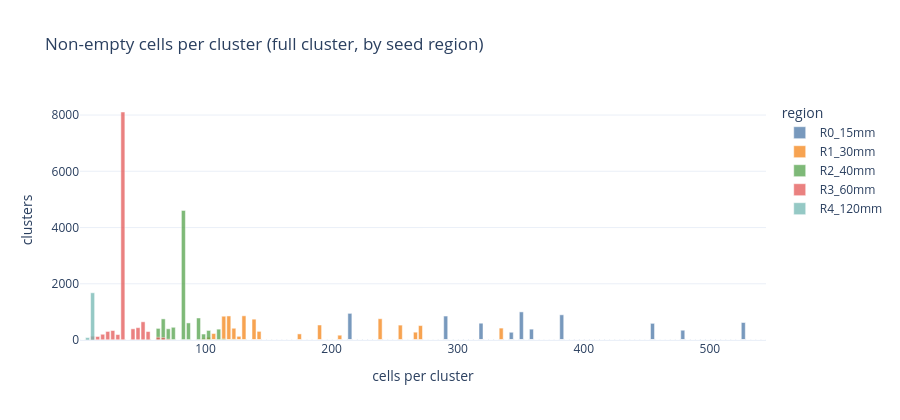
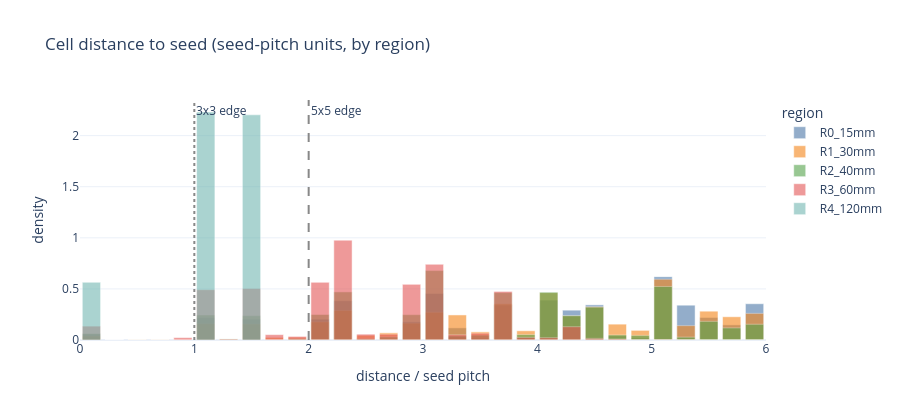
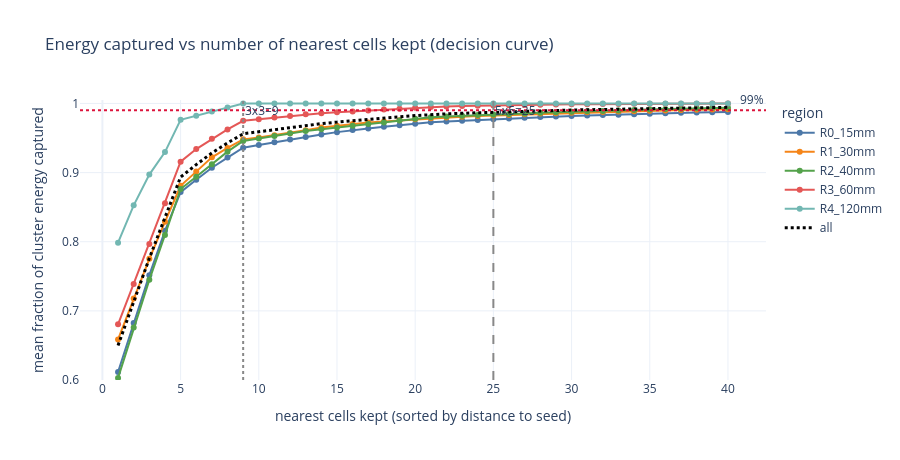

Write notebook code for charts like these, in order.
### Markdown cell above
### Reading these plots

- **Clusters are large in fine-pitch regions.** R0 (15 mm) has a *median of ~352* non-empty cells (up to 528); R3 (60 mm) ~36; R4 (120 mm) only ~9. Feeding all non-empty cells is hundreds of mostly-empty tokens.
- **Energy concentrates near the seed.** Nearest **9 cells (~3x3) hold ~96%** of cluster energy, **13 ~97%**, **25 (~5x5) ~99%** — the curve is flat after ~13.
- **So a small window is justified.** 9->25 cells buys ~2-3 pp for ~16 noise cells, matching our earlier result that 5x5 slightly *hurt* resolution on clean signal.
- **R4 needs no selection**; R0/R1 are where it matters for the minimum-bias / speed stage.

This motivates the kNN-vs-window comparison below: at a *matched* small budget, does picking cells by grid vs nearest-distance change anything?

### Code cell
import plotly.graph_objects as go

cols = pdta["colors"]

figA = go.Figure()
for name, counts in pdta["ncells"]["counts"].items():
    r = pdta["regions"][name]
    figA.add_trace(go.Bar(x=pdta["ncells"]["centers"], y=counts, name=name,
                          marker_color=cols[r], opacity=0.75))
figA.update_layout(barmode="overlay", template="plotly_white", height=420,
                   title="Non-empty cells per cluster (full cluster, by seed region)",
                   xaxis_title="cells per cluster", yaxis_title="clusters", legend_title="region")
figA.show()

figB = go.Figure()
for name, dens in pdta["distance"]["density"].items():
    r = pdta["regions"][name]
    figB.add_trace(go.Bar(x=pdta["distance"]["centers"], y=dens, name=name,
                          marker_color=cols[r], opacity=0.6))
figB.update_layout(barmode="overlay", template="plotly_white", height=420,
                   title="Cell distance to seed (seed-pitch units, by region)",
                   xaxis_title="distance / seed pitch", yaxis_title="density", legend_title="region")
figB.add_vline(x=1, line_dash="dot", line_color="#888", annotation_text="3x3 edge")
figB.add_vline(x=2, line_dash="dash", line_color="#888", annotation_text="5x5 edge")
figB.show()

figC = go.Figure()
ks = pdta["coverage"]["ks"]
for name, mc in pdta["coverage"]["mean"].items():
    r = pdta["regions"][name]
    figC.add_trace(go.Scatter(x=ks, y=mc, mode="lines+markers", name=name, line=dict(color=cols[r])))
figC.add_trace(go.Scatter(x=ks, y=pdta["coverage"]["all"], mode="lines", name="all",
                          line=dict(color="black", width=3, dash="dot")))
figC.add_vline(x=9, line_dash="dot", line_color="#888", annotation_text="3x3=9")
figC.add_vline(x=25, line_dash="dash", line_color="#888", annotation_text="5x5=25")
figC.add_hline(y=0.99, line_dash="dot", line_color="crimson", annotation_text="99%")
figC.update_layout(template="plotly_white", height=460, yaxis_range=[0.6, 1.005],
                   title="Energy captured vs number of nearest cells kept (decision curve)",
                   xaxis_title="nearest cells kept (sorted by distance to seed)",
                   yaxis_title="mean fraction of cluster energy captured", legend_title="region")
figC.show()

### Figure 1 — Plotly figure (JSON) as saved in the notebook; plotly's stock layout.template omitted (floating-point values rounded to 4 significant figures; data arrays with more than 128 entries replaced by an {"elided": "..."} marker saying what was removed)
{"data": [{"marker": {"color": "#4c78a8"}, "name": "R0_15mm", "opacity": 0.75, "type": "bar", "x": {"elided": "136 float values"}, "y": {"elided": "136 int values"}}, {"marker": {"color": "#f58518"}, "name": "R1_30mm", "opacity": 0.75, "type": "bar", "x": {"elided": "136 float values"}, "y": {"elided": "136 int values"}}, {"marker": {"color": "#54a24b"}, "name": "R2_40mm", "opacity": 0.75, "type": "bar", "x": {"elided": "136 float values"}, "y": {"elided": "136 int values"}}, {"marker": {"color": "#e45756"}, "name": "R3_60mm", "opacity": 0.75, "type": "bar", "x": {"elided": "136 float values"}, "y": {"elided": "136 int values"}}, {"marker": {"color": "#72b7b2"}, "name": "R4_120mm", "opacity": 0.75, "type": "bar", "x": {"elided": "136 float values"}, "y": {"elided": "136 int values"}}], "layout": {"barmode": "overlay", "height": 420, "legend": {"title": {"text": "region"}}, "title": {"text": "Non-empty cells per cluster (full cluster, by seed region)"}, "xaxis": {"title": {"text": "cells per cluster"}}, "yaxis": {"title": {"text": "clusters"}}}}

### Figure 2 — Plotly figure (JSON) as saved in the notebook; plotly's stock layout.template omitted (floating-point values rounded to 4 significant figures)
{"data": [{"marker": {"color": "#4c78a8"}, "name": "R0_15mm", "opacity": 0.6, "type": "bar", "x": [0.1, 0.3, 0.5, 0.7, 0.9, 1.1, 1.3, 1.5, 1.7, 1.9, 2.1, 2.3, 2.5, 2.7, 2.9, 3.1, 3.3, 3.5, 3.7, 3.9, 4.1, 4.3, 4.5, 4.7, 4.9, 5.1, 5.3, 5.5, 5.7, 5.9], "y": [0.05729, 0.0, 0.0, 0.0, 0.0, 0.2178, 0.0, 0.2042, 0.003008, 0.0, 0.2039, 0.3844, 0.01314, 0.004534, 0.1779, 0.4551, 0.1187, 0.01754, 0.3419, 0.02819, 0.3906, 0.292, 0.3439, 0.03971, 0.02161, 0.6202, 0.3407, 0.2207, 0.1482, 0.3548]}, {"marker": {"color": "#f58518"}, "name": "R1_30mm", "opacity": 0.6, "type": "bar", "x": [0.1, 0.3, 0.5, 0.7, 0.9, 1.1, 1.3, 1.5, 1.7, 1.9, 2.1, 2.3, 2.5, 2.7, 2.9, 3.1, 3.3, 3.5, 3.7, 3.9, 4.1, 4.3, 4.5, 4.7, 4.9, 5.1, 5.3, 5.5, 5.7, 5.9], "y": [0.03918, 0.0, 0.004613, 0.004848, 0.004407, 0.1601, 0.007191, 0.1573, 0.02554, 0.02642, 0.1776, 0.2892, 0.04591, 0.07026, 0.1647, 0.2714, 0.2453, 0.07965, 0.3547, 0.09017, 0.4629, 0.2375, 0.3254, 0.1552, 0.09448, 0.5952, 0.1407, 0.2821, 0.2274, 0.2606]}, {"marker": {"color": "#54a24b"}, "name": "R2_40mm", "opacity": 0.6, "type": "bar", "x": [0.1, 0.3, 0.5, 0.7, 0.9, 1.1, 1.3, 1.5, 1.7, 1.9, 2.1, 2.3, 2.5, 2.7, 2.9, 3.1, 3.3, 3.5, 3.7, 3.9, 4.1, 4.3, 4.5, 4.7, 4.9, 5.1, 5.3, 5.5, 5.7, 5.9], "y": [0.06283, 0.0, 0.0, 0.0, 0.0, 0.2445, 0.0105, 0.2381, 0.004388, 0.0139, 0.2497, 0.4708, 0.01237, 0.03089, 0.2479, 0.6797, 0.03955, 0.0482, 0.4637, 0.05303, 0.4678, 0.238, 0.3216, 0.04951, 0.04535, 0.524, 0.02811, 0.1827, 0.1186, 0.154]}, {"marker": {"color": "#e45756"}, "name": "R3_60mm", "opacity": 0.6, "type": "bar", "x": [0.1, 0.3, 0.5, 0.7, 0.9, 1.1, 1.3, 1.5, 1.7, 1.9, 2.1, 2.3, 2.5, 2.7, 2.9, 3.1, 3.3, 3.5, 3.7, 3.9, 4.1, 4.3, 4.5, 4.7, 4.9, 5.1, 5.3, 5.5, 5.7, 5.9], "y": [0.1356, 0.0, 0.0, 0.0, 0.02359, 0.4923, 0.009405, 0.5032, 0.05249, 0.03515, 0.5644, 0.9771, 0.05705, 0.05743, 0.5446, 0.7407, 0.05084, 0.06674, 0.4754, 0.02599, 0.02284, 0.1301, 0.01598, 0.009987, 0.002164, 0.004126, 0.002164, 0.000214, 0.0002616, 0.000107]}, {"marker": {"color": "#72b7b2"}, "name": "R4_120mm", "opacity": 0.6, "type": "bar", "x": [0.1, 0.3, 0.5, 0.7, 0.9, 1.1, 1.3, 1.5, 1.7, 1.9, 2.1, 2.3, 2.5, 2.7, 2.9, 3.1, 3.3, 3.5, 3.7, 3.9, 4.1, 4.3, 4.5, 4.7, 4.9, 5.1, 5.3, 5.5, 5.7, 5.9], "y": [0.5647, 0.0, 0.0, 0.0, 0.0, 2.231, 0.0, 2.204, 0.0, 0.0, 0.0, 0.0, 0.0, 0.0, 0.0, 0.0, 0.0, 0.0, 0.0, 0.0, 0.0, 0.0, 0.0, 0.0, 0.0, 0.0, 0.0, 0.0, 0.0, 0.0]}], "layout": {"annotations": [{"showarrow": false, "text": "3x3 edge", "x": 1, "xanchor": "left", "xref": "x", "y": 1, "yanchor": "top", "yref": "y domain"}, {"showarrow": false, "text": "5x5 edge", "x": 2, "xanchor": "left", "xref": "x", "y": 1, "yanchor": "top", "yref": "y domain"}], "barmode": "overlay", "height": 420, "legend": {"title": {"text": "region"}}, "shapes": [{"line": {"color": "#888", "dash": "dot"}, "type": "line", "x0": 1, "x1": 1, "xref": "x", "y0": 0, "y1": 1, "yref": "y domain"}, {"line": {"color": "#888", "dash": "dash"}, "type": "line", "x0": 2, "x1": 2, "xref": "x", "y0": 0, "y1": 1, "yref": "y domain"}], "title": {"text": "Cell distance to seed (seed-pitch units, by region)"}, "xaxis": {"title": {"text": "distance / seed pitch"}}, "yaxis": {"title": {"text": "density"}}}}

### Figure 3 — Plotly figure (JSON) as saved in the notebook; plotly's stock layout.template omitted (floating-point values rounded to 4 significant figures)
{"data": [{"line": {"color": "#4c78a8"}, "mode": "lines+markers", "name": "R0_15mm", "type": "scatter", "x": [1, 2, 3, 4, 5, 6, 7, 8, 9, 10, 11, 12, 13, 14, 15, 16, 17, 18, 19, 20, 21, 22, 23, 24, 25, 26, 27, 28, 29, 30, 31, 32, 33, 34, 35, 36, 37, 38, 39, 40], "y": [0.6116, 0.6823, 0.7516, 0.8157, 0.8718, 0.8897, 0.9071, 0.9217, 0.936, 0.9401, 0.944, 0.9478, 0.9516, 0.955, 0.9585, 0.9616, 0.9639, 0.9662, 0.9686, 0.9707, 0.9727, 0.974, 0.9751, 0.9761, 0.9772, 0.9783, 0.9793, 0.9802, 0.981, 0.9818, 0.9825, 0.9832, 0.9838, 0.9845, 0.9852, 0.9859, 0.9864, 0.9868, 0.9872, 0.9876]}, {"line": {"color": "#f58518"}, "mode": "lines+markers", "name": "R1_30mm", "type": "scatter", "x": [1, 2, 3, 4, 5, 6, 7, 8, 9, 10, 11, 12, 13, 14, 15, 16, 17, 18, 19, 20, 21, 22, 23, 24, 25, 26, 27, 28, 29, 30, 31, 32, 33, 34, 35, 36, 37, 38, 39, 40], "y": [0.6587, 0.718, 0.7753, 0.8287, 0.881, 0.9014, 0.9221, 0.9356, 0.9481, 0.9508, 0.954, 0.957, 0.9611, 0.9653, 0.9677, 0.9702, 0.9724, 0.9741, 0.9756, 0.9772, 0.9787, 0.9798, 0.9809, 0.9819, 0.9826, 0.9835, 0.9844, 0.9853, 0.986, 0.9867, 0.9871, 0.9877, 0.9882, 0.9886, 0.9893, 0.9899, 0.9904, 0.9908, 0.9912, 0.9916]}, {"line": {"color": "#54a24b"}, "mode": "lines+markers", "name": "R2_40mm", "type": "scatter", "x": [1, 2, 3, 4, 5, 6, 7, 8, 9, 10, 11, 12, 13, 14, 15, 16, 17, 18, 19, 20, 21, 22, 23, 24, 25, 26, 27, 28, 29, 30, 31, 32, 33, 34, 35, 36, 37, 38, 39, 40], "y": [0.6031, 0.6758, 0.7449, 0.8098, 0.8763, 0.894, 0.912, 0.9303, 0.9458, 0.9495, 0.9531, 0.9568, 0.9603, 0.9628, 0.9653, 0.9677, 0.9701, 0.9725, 0.9752, 0.9778, 0.9801, 0.9811, 0.9822, 0.9832, 0.9841, 0.9849, 0.9856, 0.9865, 0.9873, 0.988, 0.9886, 0.9892, 0.9899, 0.9906, 0.9912, 0.9919, 0.9925, 0.9929, 0.9933, 0.9937]}, {"line": {"color": "#e45756"}, "mode": "lines+markers", "name": "R3_60mm", "type": "scatter", "x": [1, 2, 3, 4, 5, 6, 7, 8, 9, 10, 11, 12, 13, 14, 15, 16, 17, 18, 19, 20, 21, 22, 23, 24, 25, 26, 27, 28, 29, 30, 31, 32, 33, 34, 35, 36, 37, 38, 39, 40], "y": [0.6805, 0.7389, 0.7967, 0.8558, 0.9158, 0.9341, 0.9489, 0.9625, 0.975, 0.9773, 0.9798, 0.982, 0.9842, 0.9857, 0.9871, 0.9884, 0.9898, 0.9912, 0.9925, 0.9938, 0.995, 0.9956, 0.9962, 0.9967, 0.9971, 0.9976, 0.9979, 0.9982, 0.9985, 0.9988, 0.999, 0.9991, 0.9993, 0.9995, 0.9996, 0.9997, 0.9997, 0.9998, 0.9998, 0.9998]}, {"line": {"color": "#72b7b2"}, "mode": "lines+markers", "name": "R4_120mm", "type": "scatter", "x": [1, 2, 3, 4, 5, 6, 7, 8, 9, 10, 11, 12, 13, 14, 15, 16, 17, 18, 19, 20, 21, 22, 23, 24, 25, 26, 27, 28, 29, 30, 31, 32, 33, 34, 35, 36, 37, 38, 39, 40], "y": [0.7987, 0.8527, 0.8971, 0.9296, 0.9763, 0.9822, 0.9885, 0.994, 1.0, 1.0, 1.0, 1.0, 1.0, 1.0, 1.0, 1.0, 1.0, 1.0, 1.0, 1.0, 1.0, 1.0, 1.0, 1.0, 1.0, 1.0, 1.0, 1.0, 1.0, 1.0, 1.0, 1.0, 1.0, 1.0, 1.0, 1.0, 1.0, 1.0, 1.0, 1.0]}, {"line": {"color": "black", "dash": "dot", "width": 3}, "mode": "lines", "name": "all", "type": "scatter", "x": [1, 2, 3, 4, 5, 6, 7, 8, 9, 10, 11, 12, 13, 14, 15, 16, 17, 18, 19, 20, 21, 22, 23, 24, 25, 26, 27, 28, 29, 30, 31, 32, 33, 34, 35, 36, 37, 38, 39, 40], "y": [0.65, 0.7141, 0.776, 0.8349, 0.8935, 0.9115, 0.9284, 0.9429, 0.9561, 0.9591, 0.9622, 0.9651, 0.9682, 0.9708, 0.973, 0.9751, 0.977, 0.9788, 0.9806, 0.9824, 0.984, 0.9849, 0.9858, 0.9866, 0.9873, 0.9881, 0.9887, 0.9894, 0.99, 0.9905, 0.9909, 0.9914, 0.9918, 0.9923, 0.9927, 0.9932, 0.9935, 0.9938, 0.9941, 0.9944]}], "layout": {"annotations": [{"showarrow": false, "text": "3x3=9", "x": 9, "xanchor": "left", "xref": "x", "y": 1, "yanchor": "top", "yref": "y domain"}, {"showarrow": false, "text": "5x5=25", "x": 25, "xanchor": "left", "xref": "x", "y": 1, "yanchor": "top", "yref": "y domain"}, {"showarrow": false, "text": "99%", "x": 1, "xanchor": "right", "xref": "x domain", "y": 0.99, "yanchor": "bottom", "yref": "y"}], "height": 460, "legend": {"title": {"text": "region"}}, "shapes": [{"line": {"color": "#888", "dash": "dot"}, "type": "line", "x0": 9, "x1": 9, "xref": "x", "y0": 0, "y1": 1, "yref": "y domain"}, {"line": {"color": "#888", "dash": "dash"}, "type": "line", "x0": 25, "x1": 25, "xref": "x", "y0": 0, "y1": 1, "yref": "y domain"}, {"line": {"color": "crimson", "dash": "dot"}, "type": "line", "x0": 0, "x1": 1, "xref": "x domain", "y0": 0.99, "y1": 0.99, "yref": "y"}], "title": {"text": "Energy captured vs number of nearest cells kept (decision curve)"}, "xaxis": {"title": {"text": "nearest cells kept (sorted by distance to seed)"}}, "yaxis": {"range": [0.6, 1.005], "title": {"text": "mean fraction of cluster energy captured"}}}}
